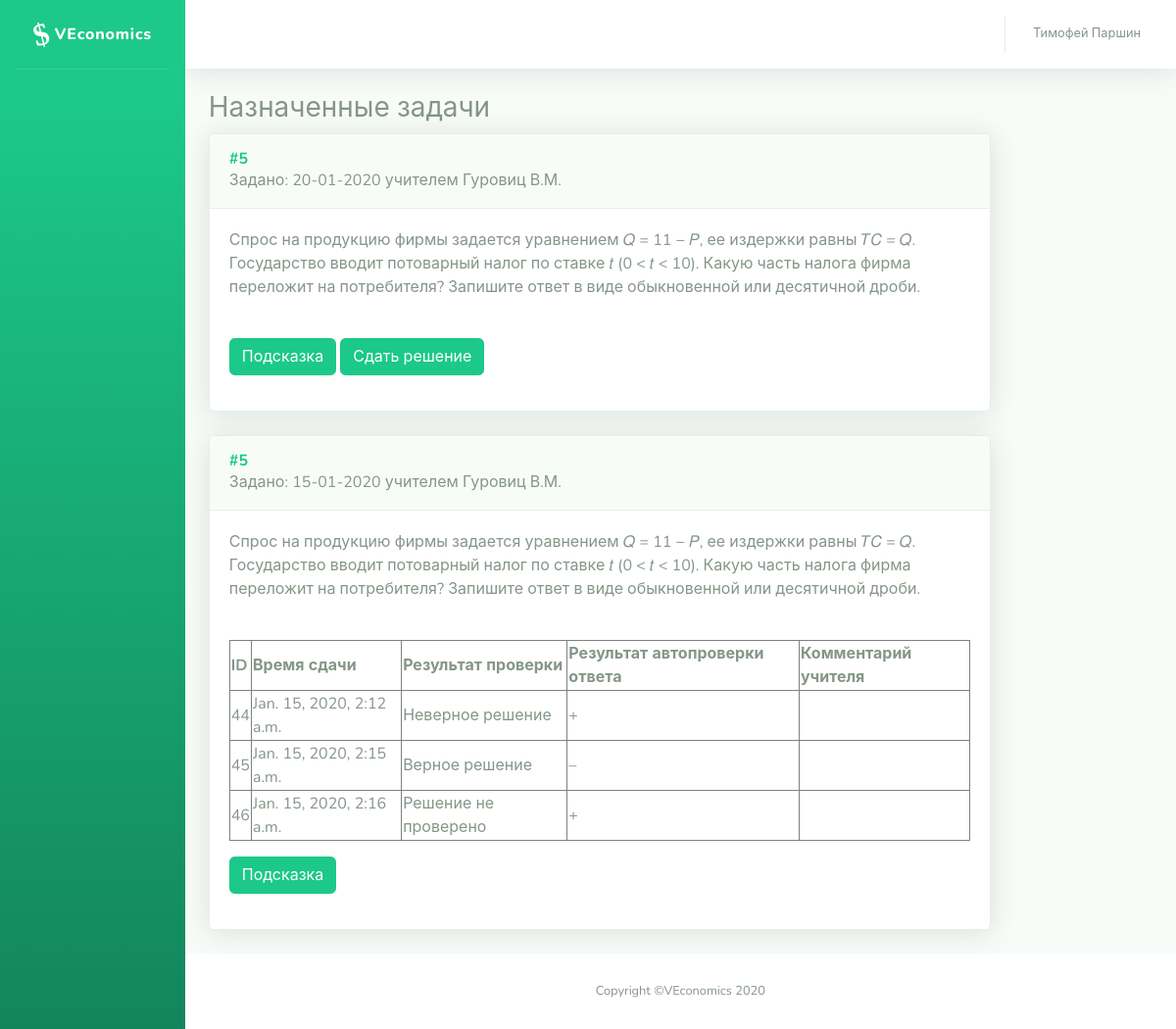
The app's page /problems/ (signed in) with its own data.
### problems/models.py (models this page shows, shortened)
class Assignment(models.Model):
    person = models.ForeignKey(User, on_delete=models.CASCADE, verbose_name='Кому задано')
    problem = models.ForeignKey(Problem, on_delete=models.CASCADE, verbose_name='Задача')
    date_assigned = models.DateField('Когда задано', auto_now_add=True, blank=False)
    date_deadline = models.DateField('Сдать до', blank=True, null=True)
    assigned_by = models.ForeignKey(User, on_delete=models.CASCADE, related_name='assigner', verbose_name='Кем задано')
    status = models.IntegerField('Статус', choices = STATUS_CHOICES, null=False, blank=False, default=0)
    class Meta:
        ordering = ['status', 'date_deadline']

class Problem(models.Model):
    name = models.CharField('Название', max_length=200, blank=True, null=True)
    task = RichTextUploadingField('Условие')
    problem_type = models.IntegerField('Тип задачи', choices=TYPE_CHOICES, blank=False, null=False, default=0)
    short_answer = models.CharField('Ответ (для автоматической проверки)', max_length=200, blank=True)
    yesno_answer = models.IntegerField('Ответ ДА/НЕТ', choices=YESNO_CHOICES, blank=False, null=False, default=0)
    solution = RichTextUploadingField('Решение', blank=True)
    hint = RichTextUploadingField('Подсказка', blank=True)
    topics = models.ManyToManyField(Topic, related_name="problems", verbose_name='Темы')
    assignments = models.ManyToManyField(User, through='Assignment', through_fields=['problem', 'person'])
    class Meta:
        ordering = ['id']

class Submit(models.Model):
    assignment = models.ForeignKey(Assignment, on_delete=models.CASCADE, verbose_name='Назначенная задача', related_name='submits')
    short_answer = models.CharField('Ответ (для автоматической проверки)', max_length=200, blank=True)
    solution = RichTextUploadingField('Решение', blank=True)
    submit_datetime = models.DateTimeField('Время и дата сдачи решения', auto_now_add=True, blank=False)
    answer_autoverdict = models.BooleanField('Результат автоматической проверки ответа', blank=True, null=True)
    verdict = models.IntegerField('Результат проверки', choices=VERDICT_CHOICES, blank=False, null=False, default=-1)
    teacher_comment = RichTextUploadingField('Комментарий учителя', blank=True)

### problems/views.py (the view)
# urls.py: path('', index),
def index(request):
    if request.user.groups.filter(name='teachers').exists():
        problems = filter_problems(request)
        students = User.objects.filter(groups__name='students')
        groups = Group.objects.all()
        topic = Topic.objects.get(id=TOPIC_ROOT)
        topic_list = tree2List(topic, count_problems_by_topic())
        source = Source.objects.get(id=SOURCE_ROOT)
        source_list = tree2List(source, count_problems_by_source())
        submits = Submit.objects.filter(assignment__assigned_by=request.user).filter(verdict=-1)  # solution not checked
        context = {'problems': problems,
                   'students': students,
                   'topic_list': topic_list,
                   'source_list': source_list,
                   'submits': submits,
                   'groups': groups,
                   }
        return render(request, 'problems/sb/index_teacher.html', context)
    elif request.user.groups.filter(name='students').exists():
        assigned_problems = Assignment.objects.filter(person=request.user).order_by('status', 'date_deadline')
        for assignment in assigned_problems:
            assignment.form = SubmitForm(prefix=str(assignment.id))
        context = {'assigned_problems': assigned_problems}
        return render(request, 'problems/sb/index_student.html', context)
    else:
        return render(request, 'problems/sb/login.html', {})

### problems/templates/problems/sb/index_student.html (shortened to what this page needs)
{% extends "problems/sb/base.html" %}
{% block topbar %}
          <ul class="navbar-nav ml-auto">
            <li class="nav-item dropdown no-arrow">
              <a class="nav-link dropdown-toggle" href="#" id="userDropdown" role="button" data-toggle="dropdown" aria-haspopup="true" aria-expanded="false">
                <span class="mr-2 d-none d-lg-inline text-gray-600 small">{{ request.user.first_name }} {{ request.user.last_name }}</span>
              </a>
            </li>
          </ul>
{% endblock %}
{% block content %}
            <div class="container-fluid">
                  <div class="row">
                      <div class="col-10">
                          <h3>Назначенные задачи</h3>
                          <div id="problems">
                              {% autoescape off %}
                              {% include "problems/assigned_list.html" %}
                              {% endautoescape %}
                          </div>
                      </div>
                  </div>
            </div>
{% endblock %}

### problems/templates/problems/assigned_list.html (shortened to what this page needs)
{% for assigned in assigned_problems %}
<div class="problem_in_list">
    <div class="card shadow mb-4">
        <a class="d-block card-header py-3" role="button" aria-expanded="true" aria-controls="collapseCardExample">
          <nobr><h6 class="m-0 font-weight-bold text-primary">
              #{{ assigned.problem.id }}&nbsp;
          </h6>
              Задано: {{ assigned.date_assigned|date:"d-m-Y" }} учителем {{ assigned.assigned_by.last_name }} {{ assigned.assigned_by.first_name }}</nobr>
        </a>
        <div class="collapse show" id="collapseCardExample">
          <div class="card-body">
            <div class="task">
                {{ assigned.problem.task }}
            </div>
            <div class="problem_links">
                <br>
                {% if assigned.submits.all %}
                    <table border="1">
                        <tr>
                            <th>ID</th>
                            <th>Время сдачи</th>
                            <th>Результат проверки</th>
                            <th>Результат автопроверки ответа</th>
                            <th>Комментарий учителя</th>
                        </tr>
                        {% for submit in assigned.submits.all %}
                            <tr>
                                <td>{{ submit.id }}</td>
                                <td>{{ submit.submit_datetime }}</td>
                                <td>{{ submit.get_verdict_display }}</td>
                                <td>{% if submit.answer_autoverdict == False %}–
                                    {% elif submit.answer_autoverdict == True %}+
                                    {% endif %}</td>
                                <td>{{ submit.teacher_comment }}</td>
                            </tr>
                        {% endfor %}
                    </table>
                {% endif %}
                <a class="btn btn-primary" data-toggle="collapse" href="#hint-{{ assigned.id }}" role="button" aria-expanded="false" aria-controls="collapseExample">Подсказка</a>
                {% if assigned.status != 1 %}
                    <a class="btn btn-primary" data-toggle="collapse" href="#submit-{{ assigned.id }}" role="button" aria-expanded="false" aria-controls="collapseExample">Сдать решение</a>
                {% endif %}
            </div>
          </div>
        </div>
    </div>
</div>
{% endfor %}

### records on screen
Assignment: problem.id "5", date_assigned "20-01-2020", assigned_by.last_name "Гуровиц", assigned_by.first_name "В.М.", problem.task "Спрос на продукцию фирмы задается уравнением 𝑄 = 11 − 𝑃, ее издержки равны 𝑇𝐶 = 𝑄. Государство вводит потоварный налог по ставке 𝑡 (0 < 𝑡 < 10). Какую часть налога фирма переложит на потребителя? Запишите ответ в виде обыкновенной или десятичной дроби."
Assignment: problem.id "5", date_assigned "15-01-2020", assigned_by.last_name "Гуровиц", assigned_by.first_name "В.М.", problem.task "Спрос на продукцию фирмы задается уравнением 𝑄 = 11 − 𝑃, ее издержки равны 𝑇𝐶 = 𝑄. Государство вводит потоварный налог по ставке 𝑡 (0 < 𝑡 < 10). Какую часть налога фирма переложит на потребителя? Запишите ответ в виде обыкновенной или десятичной дроби."
Submit: id "44", submit_datetime "Jan. 15, 2020, 2:12 a.m.", verdict "Неверное решение"
Submit: id "45", submit_datetime "Jan. 15, 2020, 2:15 a.m.", verdict "Верное решение"
Submit: id "46", submit_datetime "Jan. 15, 2020, 2:16 a.m.", verdict "Решение не проверено"

### other values on screen
{{ request.user.first_name }} "Тимофей"
{{ request.user.last_name }} "Паршин"
